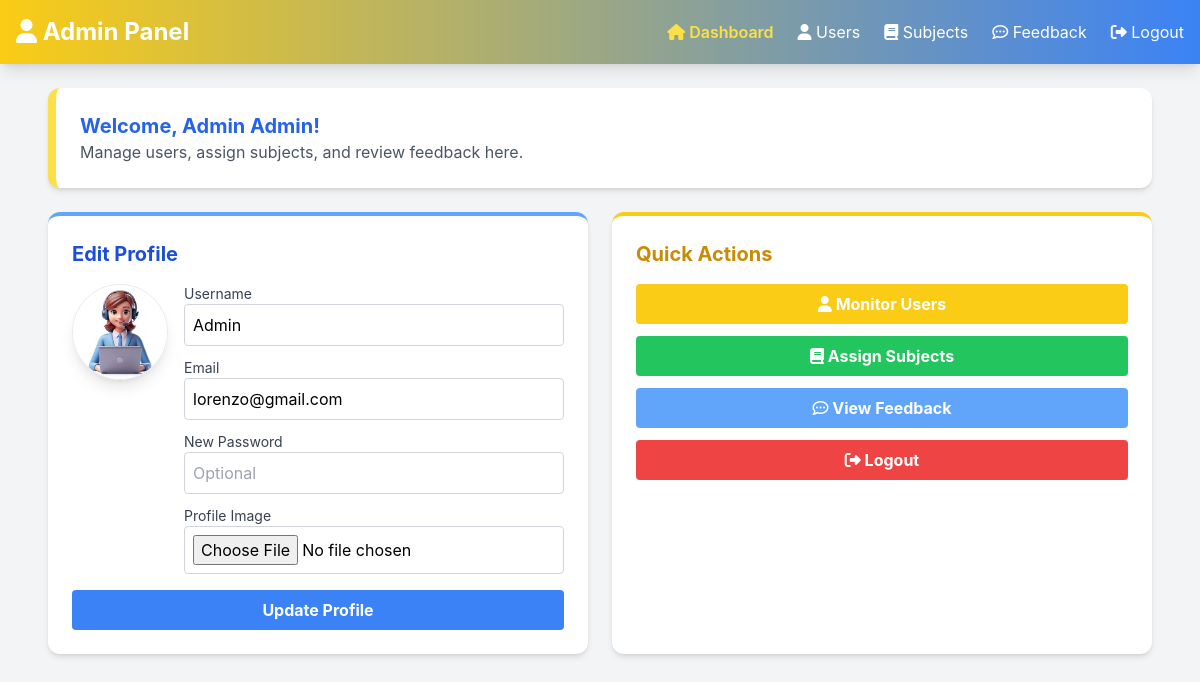
The app's page /pages/admin_dashboard.php (signed in) with its own data.
### tables this page shows
CREATE TABLE `users` (
  `id` int(11) NOT NULL,
  `username` varchar(50) NOT NULL,
  `email` varchar(100) NOT NULL,
  `password` varchar(255) NOT NULL,
  `profile_image` varchar(255) NOT NULL,
  `role` enum('teacher','student','admin') NOT NULL,
  `created_at` timestamp NOT NULL DEFAULT current_timestamp()
);

### pages/admin_dashboard.php (the view, shortened to what this page needs)
<?php
require '../includes/db_connection.php';
$user_id = $_SESSION['user_id'];
$stmt = $conn->prepare("SELECT username, email, profile_image FROM users WHERE id = ?");
$stmt->execute([$user_id]);
$admin = $stmt->fetch(PDO::FETCH_ASSOC);
?>
<!DOCTYPE html>
<html lang="en">
<head>
  <script src="https://cdn.tailwindcss.com"></script>
</head>
<body>
  <nav class="flex items-center justify-between p-4 gradient-header shadow-lg">
        <div class="text-2xl font-bold"><i class="fa fa-user" aria-hidden="true"></i> Admin Panel</div>
        <ul class="flex gap-6 text-white">
            <li><a href="admin_dashboard.php" class="text-yellow-300 font-semibold"><i class="fa fa-home" aria-hidden="true"></i> Dashboard</a></li>
            <li><a href="monitor_users.php" class="hover:text-yellow-300"><i class="fa fa-user" aria-hidden="true"></i> Users</a></li>
            <li><a href="assign_subject_admin.php" class="hover:text-yellow-300"><i class="fa fa-book" aria-hidden="true"></i> Subjects</a></li>
            <li><a href="view_feedback.php" class="hover:text-yellow-300"><i class="fa fa-commenting-o" aria-hidden="true"></i> Feedback</a></li>
            <li><a href="logout.php" class="hover:text-yellow-300"><i class="fa fa-sign-out" aria-hidden="true"></i> Logout</a></li>
        </ul>
    </nav>
  <main class="max-w-6xl mx-auto p-6">
    <section class="bg-white p-6 rounded-xl shadow-md border-l-8 border-yellow-300 mb-6">
      <h1 class="text-xl font-bold text-blue-600">Welcome, Admin <?= htmlspecialchars($admin['username']); ?>!</h1>
      <p class="text-gray-600">Manage users, assign subjects, and review feedback here.</p>
    </section>
    <div class="grid grid-cols-1 md:grid-cols-2 gap-6">
      <div class="bg-white p-6 rounded-xl shadow-md border-t-4 border-blue-400">
        <h2 class="text-xl font-bold text-blue-700 mb-4">Edit Profile</h2>
        <form action="admin_dashboard.php" method="POST" enctype="multipart/form-data" class="space-y-4">
          <div class="flex gap-4 items-start">
            <img src="../uploads/<?= htmlspecialchars($admin['profile_image'] ?? 'default.png'); ?>" class="w-24 h-24 rounded-full shadow-lg border">
            <div class="flex-1 space-y-3">
              <div>
                <label class="block text-sm text-gray-700">Username</label>
                <input type="text" name="username" value="<?= htmlspecialchars($admin['username']); ?>" class="w-full border border-gray-300 rounded p-2" required>
              </div>
              <div>
                <label class="block text-sm text-gray-700">Email</label>
                <input type="email" name="email" value="<?= htmlspecialchars($admin['email']); ?>" class="w-full border border-gray-300 rounded p-2" required>
              </div>
              <div>
                <label class="block text-sm text-gray-700">New Password</label>
                <input type="password" name="password" placeholder="Optional" class="w-full border border-gray-300 rounded p-2">
              </div>
              <div>
                <label class="block text-sm text-gray-700">Profile Image</label>
                <input type="file" name="profile_image" class="w-full border border-gray-300 rounded p-2">
              </div>
            </div>
          </div>
          <button type="submit" name="update_profile" class="w-full bg-blue-500 hover:bg-blue-400 text-white font-bold py-2 rounded">
            Update Profile
          </button>
        </form>
      </div>
      <div class="bg-white p-6 rounded-xl shadow-md border-t-4 border-yellow-400">
        <h2 class="text-xl font-bold text-yellow-600 mb-4">Quick Actions</h2>
        <div class="space-y-3">
          <a href="monitor_users.php" class="block w-full text-center bg-yellow-400 hover:bg-yellow-300 text-white font-bold py-2 rounded"><i class="fa fa-user" aria-hidden="true"></i> Monitor Users</a>
          <a href="assign_subject_admin.php" class="block w-full text-center bg-green-500 hover:bg-green-400 text-white font-bold py-2 rounded"><i class="fa fa-book" aria-hidden="true"></i> Assign Subjects</a>
          <a href="view_feedback.php" class="block w-full text-center bg-blue-400 hover:bg-blue-300 text-white font-bold py-2 rounded"><i class="fa fa-commenting-o" aria-hidden="true"></i>  View Feedback</a>
          <a href="logout.php" class="block w-full text-center bg-red-500 hover:bg-red-400 text-white font-bold py-2 rounded"><i class="fa fa-sign-out" aria-hidden="true"></i> Logout</a>
        </div>
      </div>
    </div>
  </main>
</body>
</html>

### pages/admin_dashboard.php (style rules this page uses)
body { font-family: 'Inter', sans-serif; background-color: #f3f4f6; }
.gradient-header { background: linear-gradient(to right, #facc15, #3b82f6); color: white; }

### records on screen
users: username "Admin", profile_image (picture), email "lorenzo@gmail.com"
